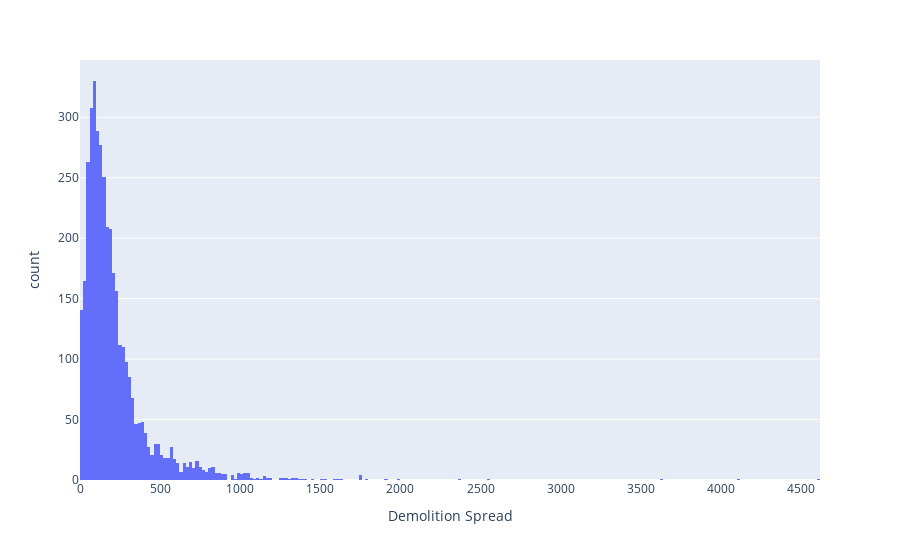
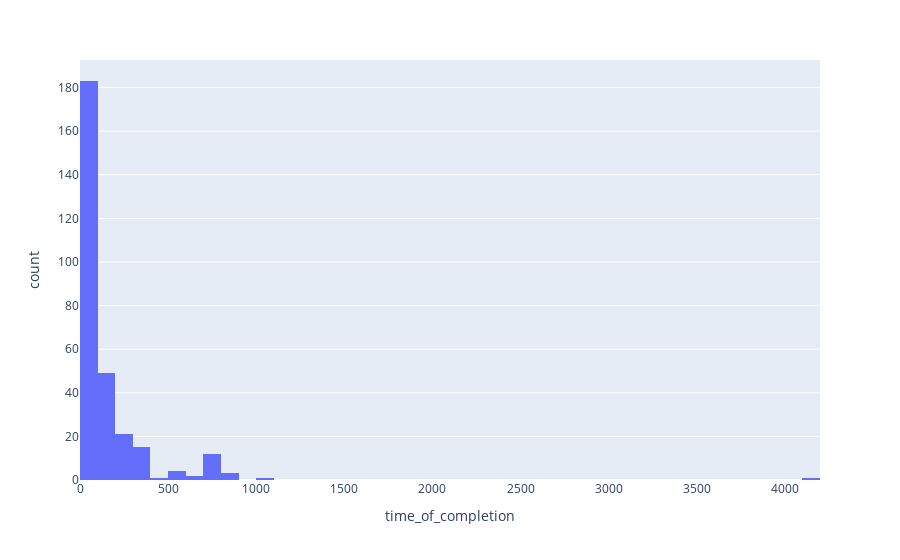
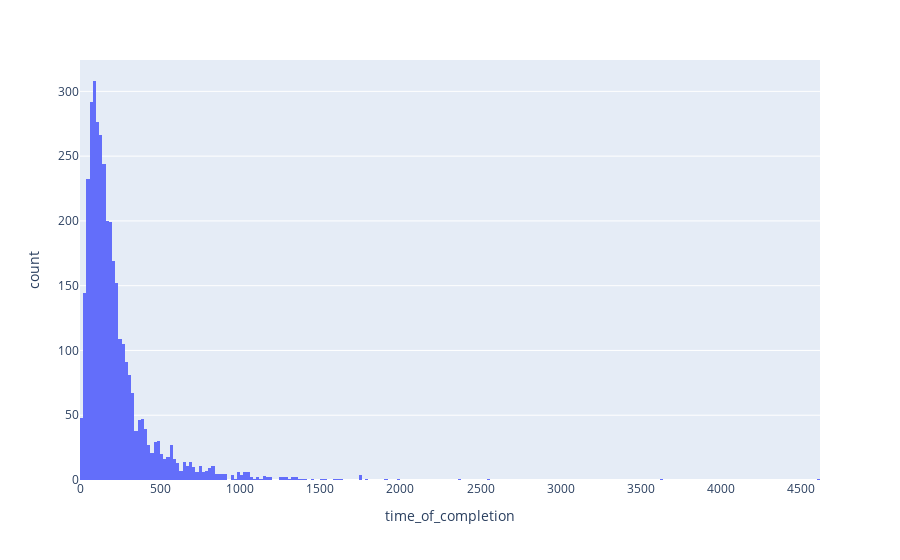

Source (notebook cell) for these figures, in order:
### Markdown cell above
## histogram for spread of time_of_completion (demolition specific)

### Code cell
import plotly_express as px

demo =fact_owner_demo[fact_owner_demo['job_typeid'] == 'demolition']
toc_mean = demo.groupby('month_date').agg({'time_of_completion':'mean'}).reset_index()
#very weird, a lot of demolitions are completed on 0 days (160)

# a lot of outliers in time_of_completion (can be due to a discrepency in how data was collected)
# plotting each unique time_of_demolition by building (left skewed)

unique = px.histogram(demo,x='time_of_completion')
unique.update_layout(xaxis_title='Demolition Spread')
unique.show()

# being specific to affordable and private
affordh = demo[demo['ownership_id'] == 'affordable']
affordablehist = px.histogram(affordh,'time_of_completion')
affordablehist.show()

privateh = demo[demo['ownership_id'] == 'private']
privatehist = px.histogram(privateh,'time_of_completion')
privatehist.show()

#idk if this shows too much only bc private has so many more data points (maybe we do bins)

### Figure 1 — Plotly figure (JSON) as saved in the notebook; plotly's stock layout.template omitted (floating-point values rounded to 4 significant figures; data arrays with more than 128 entries replaced by an {"elided": "..."} marker saying what was removed)
{"data": [{"bingroup": "x", "hovertemplate": "time_of_completion=%{x}<br>count=%{y}<extra></extra>", "legendgroup": "", "marker": {"color": "#636efa", "pattern": {"shape": ""}}, "name": "", "orientation": "v", "showlegend": false, "type": "histogram", "x": {"elided": "3859 int values"}, "xaxis": "x", "yaxis": "y"}], "layout": {"barmode": "relative", "legend": {"tracegroupgap": 0}, "margin": {"t": 60}, "xaxis": {"anchor": "y", "domain": [0, 1], "title": {"text": "Demolition Spread"}}, "yaxis": {"anchor": "x", "domain": [0, 1], "title": {"text": "count"}}}}

### Figure 2 — Plotly figure (JSON) as saved in the notebook; plotly's stock layout.template omitted (floating-point values rounded to 4 significant figures; data arrays with more than 128 entries replaced by an {"elided": "..."} marker saying what was removed)
{"data": [{"bingroup": "x", "hovertemplate": "time_of_completion=%{x}<br>count=%{y}<extra></extra>", "legendgroup": "", "marker": {"color": "#636efa", "pattern": {"shape": ""}}, "name": "", "orientation": "v", "showlegend": false, "type": "histogram", "x": {"elided": "292 int values"}, "xaxis": "x", "yaxis": "y"}], "layout": {"barmode": "relative", "legend": {"tracegroupgap": 0}, "margin": {"t": 60}, "xaxis": {"anchor": "y", "domain": [0, 1], "title": {"text": "time_of_completion"}}, "yaxis": {"anchor": "x", "domain": [0, 1], "title": {"text": "count"}}}}

### Figure 3 — Plotly figure (JSON) as saved in the notebook; plotly's stock layout.template omitted (floating-point values rounded to 4 significant figures; data arrays with more than 128 entries replaced by an {"elided": "..."} marker saying what was removed)
{"data": [{"bingroup": "x", "hovertemplate": "time_of_completion=%{x}<br>count=%{y}<extra></extra>", "legendgroup": "", "marker": {"color": "#636efa", "pattern": {"shape": ""}}, "name": "", "orientation": "v", "showlegend": false, "type": "histogram", "x": {"elided": "3567 int values"}, "xaxis": "x", "yaxis": "y"}], "layout": {"barmode": "relative", "legend": {"tracegroupgap": 0}, "margin": {"t": 60}, "xaxis": {"anchor": "y", "domain": [0, 1], "title": {"text": "time_of_completion"}}, "yaxis": {"anchor": "x", "domain": [0, 1], "title": {"text": "count"}}}}
